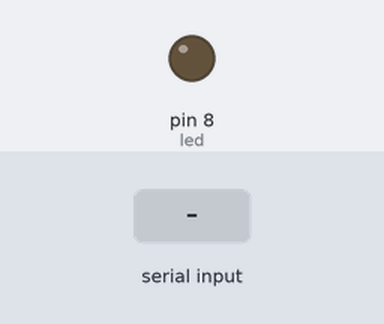
Simulated run of this program. Board: Arduino Mega 2560, built with avr-gcc and run on an emulated ATmega2560. Shown: output pins drawn as LEDs (lit = HIGH). Dashed ring = blinking. The inputs (shaded band) are chosen by the test bench. What the program prints to the serial monitor is not drawn.

Above: at 1.2 s.
1.3 s: "90,45\n" received over Serial
At 1.7 s:
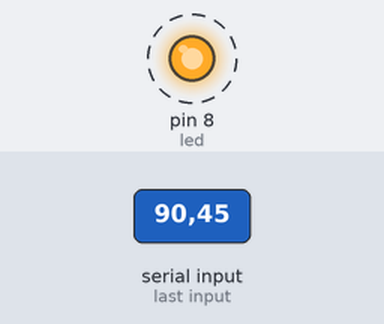
Timing chart, 0 to 10.3 s (numbered marks = the images above; inputs shaded):
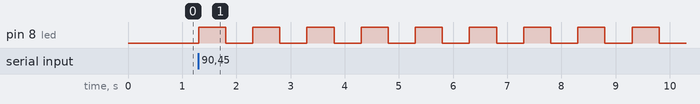

Measured:
- after the input at 1.3 s, pin 8 (led): alternates HIGH for 0.50 s and LOW for 0.50 s, starting at once

The program:

main.cpp
```cpp
#include <Arduino.h>

//L18: Reading numbers from the serial monitor

int myNumber;
//String ask= "Please enter a number";
String msg1 = "How many times do you want the LED to blink? ";
//String msg2 = "Your number is: ";

int led = 8;

void setup() {
Serial.begin(9600);
pinMode(led, OUTPUT);

}

void loop() {
Serial.println(msg1); //ask

    while(Serial.available()==0){ //wait

    }

    myNumber = Serial.parseInt(); //read


    for(int x =1; x<=myNumber; x=x+1){ //this is to repeat how many times your input will blink, ex, myNumber (input) = 5, it'll blink 5 times
        digitalWrite(led, HIGH);
        delay(500);
        digitalWrite(led, LOW);
        delay(500);
    }

    //Serial.print(msg2);
    Serial.println(myNumber);


}
```
